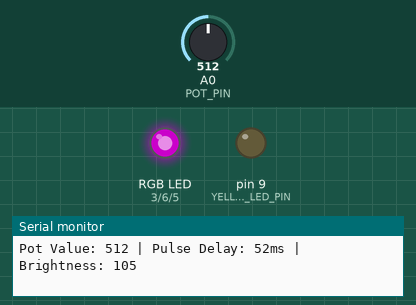
Bench run of a sketch on a simulated Arduino Uno, built with avr-gcc and run on an emulated ATmega328P. Parts: an RGB LED mixed from three pins (HIGH = lit), output pins drawn as LEDs (lit = HIGH), the last lines printed to the serial monitor. The test bench sets the inputs (shaded band); at power-on: A0 (POT_PIN) = 512. Dim RGB values are drawn brighter than linear.

Above: at 1.26 s.
1.3 s: A0 (POT_PIN) set to 58
At 1.77 s:
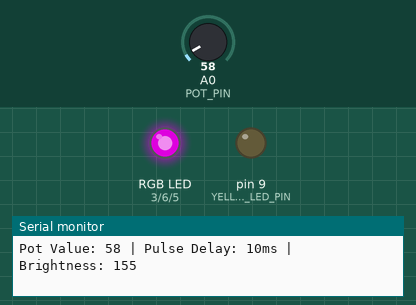
4.3 s: A0 (POT_PIN) set to 48
At 4.45 s:
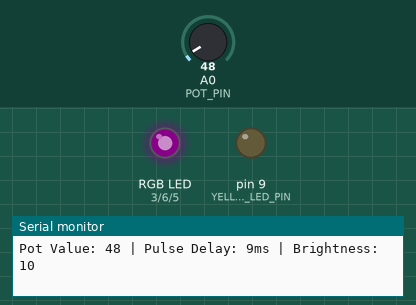
Timing chart, 0 to 13.3 s (numbered marks = the images above; inputs shaded):
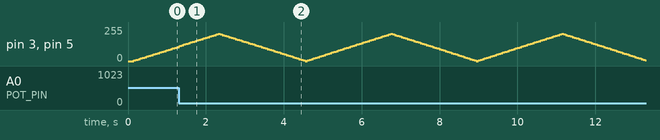

Measured:
- the behaviour switches between 54 and 53 on A0 (POT_PIN) (found by bisection; images 1 and 2)

The sketch:

mech-design-lab-fail.ino
```cpp
/*
 * Arduino PWM LED Pulse Control - Red and Blue LEDs Only
 *
 * Hardware Setup:
 * - Potentiometer: Connect middle pin to A0, outer pins to 5V and GND
 * - 4 LEDs: Connect through current-limiting resistors (220Ω recommended) to PWM pins
 * - Digital Pins: 3, 5, 6, 9 (PWM-capable pins on most Arduino boards)
 *
 * Circuit:
 * - Potentiometer: A0 (analog input)
 * - Red LED: Pin 3 (PWM) - FLASHES
 * - Blue LED: Pin 5 (PWM) - FLASHES
 * - Green LED: Pin 6 (PWM) - OFF
 * - Yellow LED: Pin 9 (PWM) - OFF
 * - Each LED needs a current-limiting resistor (220Ω) in series
 *
 * Functionality:
 * - Only Red and Blue LEDs pulse (fade in and out) at 4V
 * - Potentiometer adjusts the pulse speed (faster/slower)
 * - On a 5V Arduino, 4V = 80% of full scale = PWM value of 204
 */

// Define LED pins (PWM-capable pins) with color assignments
const int RED_LED_PIN = 3;
const int BLUE_LED_PIN = 5;
const int GREEN_LED_PIN = 6;
const int YELLOW_LED_PIN = 9;

// Potentiometer pin
const int POT_PIN = A0;

// Set voltage: 4V on a 5V system
// PWM value = (4V / 5V) * 255 = 204
const int MAX_PWM_VALUE = 204;  // Corresponds to 4V

// Pulse control variables
int brightness = 0;        // Current brightness level
int fadeAmount = 5;        // Amount to fade per step
int pulseDelay = 30;       // Delay between brightness changes (ms)
int potValue = 0;          // Raw potentiometer reading (0-1023)

// Pulse delay range (in milliseconds)
const int MIN_DELAY = 5;   // Fastest pulse
const int MAX_DELAY = 100; // Slowest pulse

void setup() {
  // Initialize serial communication for debugging
  Serial.begin(9600);

  // Set LED pins as outputs
  pinMode(RED_LED_PIN, OUTPUT);
  pinMode(BLUE_LED_PIN, OUTPUT);
  pinMode(GREEN_LED_PIN, OUTPUT);
  pinMode(YELLOW_LED_PIN, OUTPUT);

  // Potentiometer pin is analog input
  pinMode(POT_PIN, INPUT);

  // Turn off Green and Yellow LEDs
  analogWrite(GREEN_LED_PIN, 0);
  analogWrite(YELLOW_LED_PIN, 0);

  Serial.println("Red/Blue LED Pulse Control initialized");
  Serial.print("Pulsing at 4V (PWM max: ");
  Serial.print(MAX_PWM_VALUE);
  Serial.println(")");
  Serial.println("Potentiometer controls pulse speed");
}

void loop() {
  // Read potentiometer value (0-1023)
  potValue = analogRead(POT_PIN);

  // Map potentiometer value to pulse delay (inverse: lower pot = faster pulse)
  // Lower delay = faster pulse, Higher delay = slower pulse
  pulseDelay = map(potValue, 0, 1023, MIN_DELAY, MAX_DELAY);

  // Set the brightness of Red and Blue LEDs only
  analogWrite(RED_LED_PIN, brightness);
  analogWrite(BLUE_LED_PIN, brightness);

  // Change the brightness for next time through the loop
  brightness = brightness + fadeAmount;

  // Reverse the direction of the fading at the ends of the pulse
  if (brightness <= 0 || brightness >= MAX_PWM_VALUE) {
    fadeAmount = -fadeAmount;
  }

  // Optional: Print values to serial monitor for debugging
  Serial.print("Pot Value: ");
  Serial.print(potValue);
  Serial.print(" | Pulse Delay: ");
  Serial.print(pulseDelay);
  Serial.print("ms | Brightness: ");
  Serial.println(brightness);

  // Wait for the specified delay to see the dimming effect
  delay(pulseDelay);
}
```
